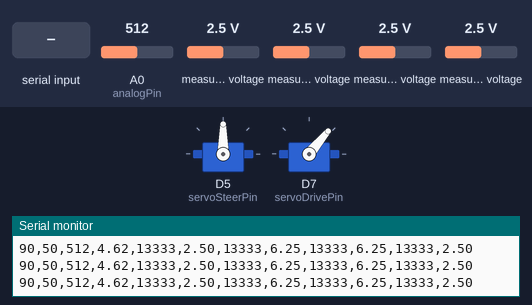
Recording of a sketch running on a simulated ESP8266 (NodeMCU). Parts: 2 × servo, the last lines printed to the serial monitor. The test bench sets the inputs (shaded band); at power-on: A0 (analogPin) = 512, measured voltage 2.5 V.

Above: at 1.2 s.
1.3 s: "30,150\n" received over Serial
At 2.8 s:
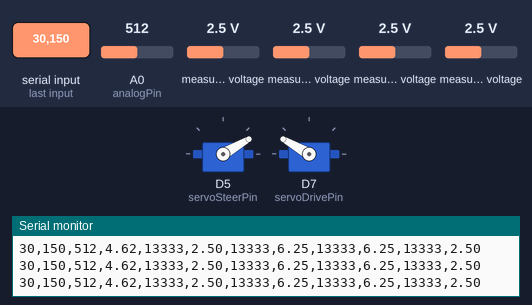
3.8 s: "5\n" received over Serial
At 5.8 s:
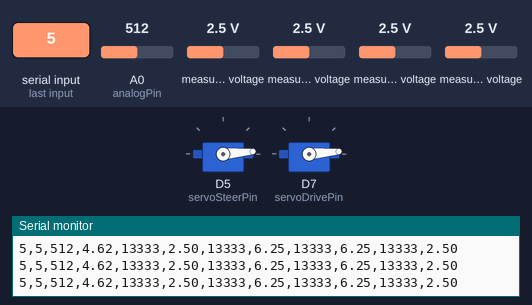
6.3 s: "90\n" received over Serial
At 8.5 s:
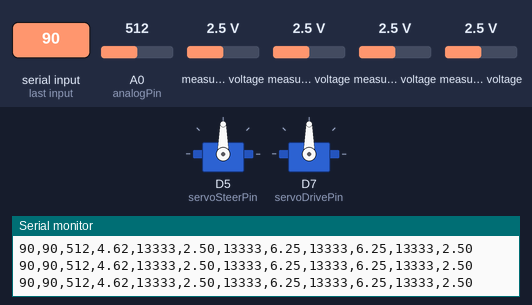
8.8 s: "200\n" received over Serial
At 10.6 s:
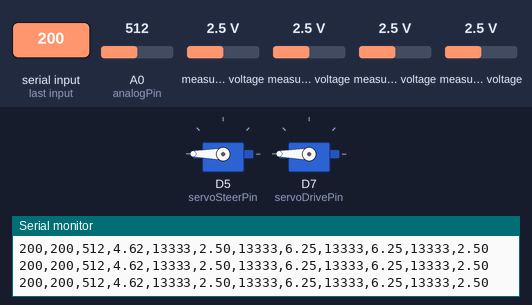
11.3 s: "1,90\n" received over Serial
At 13.6 s:
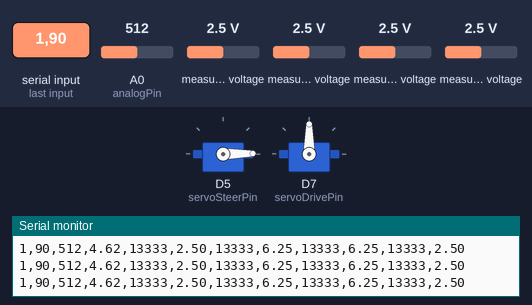
Timing chart, 0 to 14.8 s (numbered marks = the images above; inputs shaded):
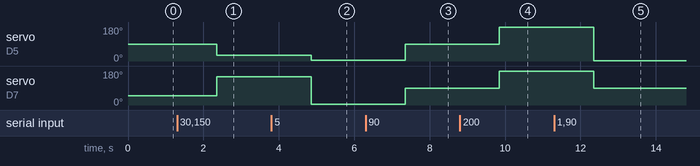

The sketch:

EarthRoverController.ino
```cpp
//Including server class to connect to.
#include <Servo.h>
#include <Adafruit_ADS1X15.h>

//Servo Pin Numbers
int servoSteerPin = D5;
int servoDrivePin = D7;

//Servos
//Sevro settings. 90 stright, 30 full right, 150 full left
Servo servoSteer;

//Drive servo stop is 50, <50 is backwards, >50 is forward. 85 max forward.
Servo servoDrive;

int servoSteerSetting = 90;
int servoDriveSetting = 50;

//Voltage input
int analogPin = A0;
int voltage = 0;

Adafruit_ADS1115 ads;  /* Use this for the 16-bit version */

void setup() {
  //Setting up the servos.
  servoSteer.attach(servoSteerPin);
  servoDrive.attach(servoDrivePin);

  //Setting up serial communications.
  Serial.begin(115200);

  if (!ads.begin()) {
    Serial.println("Failed to initialize ADS.");
    while (1);
  }
}

void loop() {

  //servoStear.write(30);
  servoSteer.write(servoSteerSetting);
  servoDrive.write(servoDriveSetting);
  delay(1);

  if (Serial.available()){
    String inCommand = Serial.readString();
    int indexLoc = inCommand.indexOf(',');
    int steer = inCommand.substring(0,indexLoc).toInt();
    int drive = inCommand.substring(indexLoc + 1, inCommand.length()).toInt();

    //Passing the setting to the command loop.
    servoSteerSetting = steer;
    servoDriveSetting = drive;
  }


  //Reading the voltage
  voltage = analogRead(analogPin);
  float vOut = (0.00912 * voltage) - 0.0465;


  int16_t adc0, adc1, adc2, adc3;
  float volts0, volts1, volts2, volts3;

  adc0 = ads.readADC_SingleEnded(0);
  adc1 = ads.readADC_SingleEnded(1);
  adc2 = ads.readADC_SingleEnded(2);
  adc3 = ads.readADC_SingleEnded(3);

  volts0 = ads.computeVolts(adc0);
  volts1 = (0.000464 * adc1) + 0.064; //ads.computeVolts(adc1);
  volts2 = (0.000464 * adc2) + 0.064; //ads.computeVolts(adc2);
  volts3 = ads.computeVolts(adc3);

  //Serial.print("Current Setting: ");
  Serial.print(servoSteerSetting);
  Serial.print(",");
  Serial.print(servoDriveSetting);
  Serial.print(",");
  Serial.print(voltage);
  Serial.print(",");
  Serial.print(vOut);
  Serial.print(",");
  Serial.print(adc0);
  Serial.print(",");
  Serial.print(volts0);
  Serial.print(",");
  Serial.print(adc1);
  Serial.print(",");
  Serial.print(volts1);
  Serial.print(",");
  Serial.print(adc2);
  Serial.print(",");
  Serial.print(volts2);
  Serial.print(",");
  Serial.print(adc3);
  Serial.print(",");
  Serial.println(volts3);


  //Serial.println(adc1);

}
```

Measured:
- after the input at 1.3 s, servo on D5 (servoSteerPin): 90° → 30° after 1.1 s; servo on D7 (servoDrivePin): 50° → 150° after 1.1 s
- after the input at 3.8 s, servo on D5 (servoSteerPin): 30° → 5° after 1.1 s; servo on D7 (servoDrivePin): 150° → 5° after 1.1 s
- after the input at 6.3 s, servo on D5 (servoSteerPin), servo on D7 (servoDrivePin): 5° → 90° after 1.1 s
- after the input at 8.8 s, servo on D5 (servoSteerPin), servo on D7 (servoDrivePin): 90° → 180° after 1.1 s
- after the input at 11.3 s, servo on D5 (servoSteerPin): 180° → 1° after 1.0 s; servo on D7 (servoDrivePin): 180° → 90° after 1.0 s
